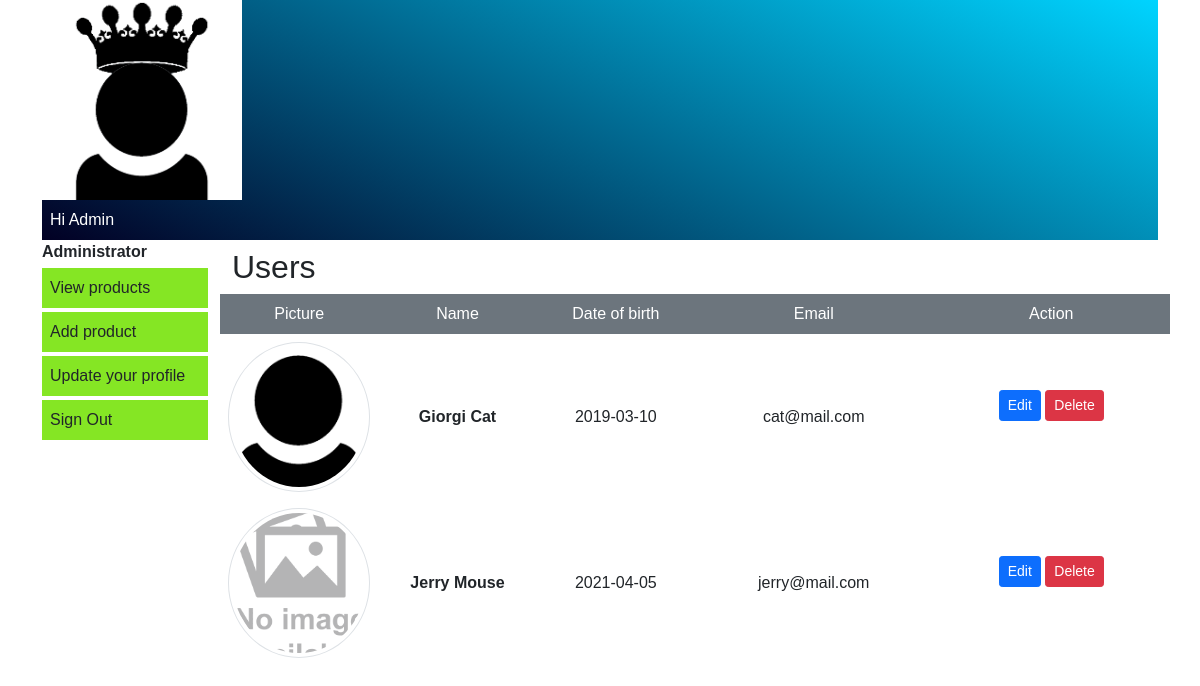
Screenshot of /crud/dashboard.php (signed in) with the database file from the repository.
### tables this page shows
CREATE TABLE `user` (
  `id` int(11) NOT NULL,
  `first_name` varchar(255) NOT NULL,
  `last_name` varchar(255) NOT NULL,
  `password` varchar(255) NOT NULL,
  `date_of_birth` date NOT NULL,
  `email` varchar(255) NOT NULL,
  `picture` varchar(255) DEFAULT NULL,
  `status` varchar(4) NOT NULL DEFAULT 'user'
);

### crud/dashBoard.php (the view, shortened to what this page needs)
<?php
require_once 'actions/db_connect.php';
$res = mysqli_query($connect, "SELECT * FROM user WHERE id=" . $_SESSION['adm']);
$row_adm = mysqli_fetch_array($res, MYSQLI_ASSOC);
$status = 'adm';
$sqlSelect = "SELECT * FROM user WHERE status != ? ";
$stmt = $connect->prepare($sqlSelect);
$stmt->bind_param("s", $status);
$work = $stmt->execute();
$result = $stmt->get_result();
$tbody = '';
if ($result->num_rows > 0) {
    while ($row = $result->fetch_array(MYSQLI_ASSOC)) {
        $tbody .= "
            <div class='col-12 col-md-2 p-2'>
                <img class='img-thumbnail rounded-circle' src='pictures/" . $row['picture'] . "' alt=" . $row['first_name'] . ">
            </div>
            <div class='col-12 col-md-2 p-2 fw-bold'>" . $row['first_name'] . " " . $row['last_name'] . "</div>
            <div class='col-12 col-md-2 p-2'>" . $row['date_of_birth'] . "</div>
            <div class='col-12 col-md-3 p-2'>" . $row['email'] . "</div>
            <div class='col-12 col-md-3 p-2 mb-4'>
                <a href='update_profile.php?id=" . $row['id'] . "'><button class='btn btn-primary btn-sm' type='button'>Edit</button></a>
                <a href='delete_profile.php?id=" . $row['id'] . "'><button class='btn btn-danger btn-sm' type='button'>Delete</button></a>
            </div>
        ";
    }
} else {
    $tbody = "<tr><td colspan='5'><center>No Data Available </center></td></tr>";
}
?>
<!DOCTYPE html>
<html lang="en">
    <head>
        <?php require_once 'components/boot.php'?>
        <link rel="stylesheet" href="css/style.css" />
    </head>
    <body>
        <div class="container">
            <div class="hero">
                <img class="userImage" src="pictures/<?php echo $row_adm['picture']; ?>" alt="<?php echo $row_adm['first_name']; ?>">
                <div class="text-white p-2" >Hi <?php echo $row_adm['first_name']; ?></div>
            </div>
            <div class="row">
                <div class="col-12 col-lg-2">
                    <div class="fw-bold">Administrator</div>
                    <div class="p-2 my-1 my_bg">
                        <a href="index.php">View products</a>
                    </div>
                    <div class="p-2 my-1 my_bg">
                        <a href="create.php">Add product</a>
                    </div class="p-2 my_bg">
                    <div class="p-2 my-1 my_bg">
                        <a href="update_profile.php?id=<?php echo $_SESSION['adm'] ?>">Update your profile</a>
                    </div>
                    <div class="p-2 my-1 my_bg">
                        <a href="logout.php?logout">Sign Out</a>
                    </div>
                </div>
                <div class="col-12 col-lg-10 mt-2">
                    <p class='h2'>Users</p>
                    <div class="row bg-secondary text-white text-center">
                        <div class="col-12 col-md-2 p-2">Picture</div>
                        <div class="col-12 col-md-2 p-2">Name</div>
                        <div class="col-12 col-md-2 p-2">Date of birth</div>
                        <div class="col-12 col-md-3 p-2">Email</div>
                        <div class="col-12 col-md-3 p-2">Action</div>
                    </div>
                    <div class="row text-center align-items-center">
                        <?=$tbody?>
                    </div>
                </div>
            </div>
        </div>
    </body>
</html>

### crud/css/style.css (style rules this page uses)
* { margin: 0; padding: 0; }
body { font-family: 'Century Gothic', Helvetica, Tahoma, sans-serif; font-size: 1rem; }
a { text-decoration: none; color: inherit }
img { object-fit: cover; max-width: 100%; height: 100%; width: 100%; }
.my_bg { background-color: rgb(133, 230, 36); }
.img-thumbnail { width: 150px !important; height: 150px !important; }
.hero { background: rgb(2,0,36); background: linear-gradient(24deg, rgba(2,0,36,1) 0%, rgba(0,212,255,1) 100%); }
.userImage { width: 200px; height: 200px; }

### rows the page displays
user: picture (picture), first_name "Admin"
user: picture (placeholder picture), first_name "Giorgi", last_name "Cat", date_of_birth "2019-03-10", email "cat@mail.com"
user: picture (picture), first_name "Jerry", last_name "Mouse", date_of_birth "2021-04-05", email "jerry@mail.com"
